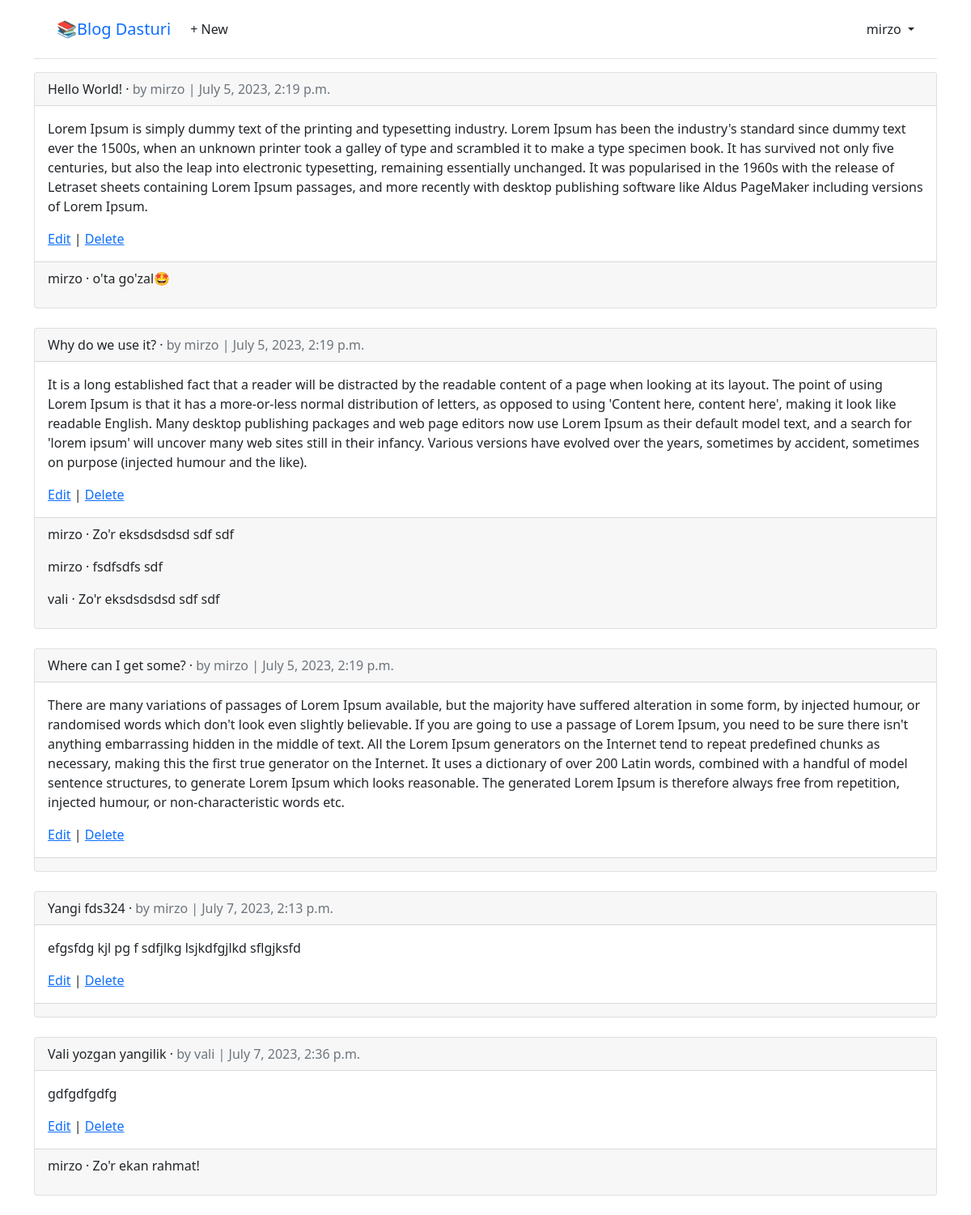
Page /articles/ (signed in) on the committed database.
### accounts/models.py (models this page shows)
class CustomUser(AbstractUser):
    age = models.PositiveIntegerField(null=True, blank=True)

### articles/models.py (models this page shows, shortened)
class Article(models.Model):
    title = models.CharField(max_length=255)
    body = models.TextField()
    date = models.DateTimeField(auto_now_add=True)
    author = models.ForeignKey(
        settings.AUTH_USER_MODEL,
        on_delete=models.CASCADE,
    )

class Comment(models.Model):  # new
    article = models.ForeignKey(Article, on_delete=models.CASCADE)
    comment = models.CharField(max_length=140)
    author = models.ForeignKey(
        settings.AUTH_USER_MODEL,
        on_delete=models.CASCADE,
    )
    def __str__(self):
        return self.comment

### articles/views.py (the view)
# urls.py: path("", ArticleListView.as_view(), name="article_list"),
class ArticleListView(LoginRequiredMixin, ListView):
    model = Article
    template_name = "article_list.html"

### templates/article_list.html (shortened to what this page needs)
{% extends "base.html" %}
{% block content %}
    {% for article in article_list %}
        <div class="card">
            <div class="card-header">
                <span class="font-weight-bold">{{ article.title }}</span> &middot;
                <span class="text-muted">by {{ article.author }} |
                {{ article.date }}</span>
            </div>
            <div class="card-body">
                <p>{{ article.body }}</p>
                <a href="{% url 'article_edit' article.pk %}">Edit</a> |
                <a href="{% url 'article_delete' article.pk %}">Delete</a>
            </div>
            <div class="card-footer">
                {% for comment in article.comment_set.all %}
                    <p>
                        <span class="font-weight-bold">{{ comment.author }} &middot;</span>
                        {{ comment }}
                    </p>
                {% endfor %}
            </div>
        </div>
        <br />
    {% endfor %}
{% endblock content %}

### templates/base.html (shortened to what this page needs)
<!DOCTYPE html>
<html>
<head>
  <link href="https://cdn.jsdelivr.net/npm/bootstrap@5.1.3/dist/css/bootstrap.min.css" rel="stylesheet"
>
</head>
<body>
  <div class="container">
    <header class="p-3 mb-3 border-bottom">
      <div class="container">
        <div class="d-flex flex-wrap align-items-center justify-content-center
          justify-content-lg-start">
          <a class="navbar-brand" href="{% url 'home' %}">📚Blog Dasturi</a>
          <ul class="nav col-12 col-lg-auto me-lg-auto mb-2 justify-content-center
            mb-md-0">
            {% if user.is_authenticated %}
            <li><a href="{% url 'article_new' %}" class="nav-link px-2 link-dark">+ New</a></li>
          </ul>
          <div class="dropdown text-end">
            <a href="#" class="d-block link-dark text-decoration-none dropdown-toggle" id="dropdownUser1"
              data-bs-toggle="dropdown" aria-expanded="false">
              {{ user.username }}
            </a>
          </div>
          {% else %}
          <div class="text-end">
            <a href="{% url 'login' %}" class="btn btn-outline-primary me-2">Log
              In</a>
            <a href="{% url 'signup' %}" class="btn btn-primary">Sign Up</a>
          </div>
          {% endif %}
        </div>
      </div>
    </header>
    <main>
      {% block content %}
      {% endblock content %}
    </main>
  </div>
</body>
</html>

### rows in the picture
CustomUser: username "mirzo"
Article: title "Hello World!", author "mirzo", date "July 5, 2023, 2:19 p.m.", body "Lorem Ipsum is simply dummy text of the printing and typesetting industry. Lorem Ipsum has been the industry's standard since dummy text ever the 1500s, when an unknown printer took a galley of type and scrambled it to make a type specimen book. It has survived not only five centuries, but also the leap into electronic typesetting, remaining essentially unchanged. It was popularised in the 1960s with the release of Letraset sheets containing Lorem Ipsum passages, and more recently with desktop publishing software like Aldus PageMaker including versions of Lorem Ipsum."
Comment: author "mirzo", comment "o'ta go'zal🤩"
Article: title "Why do we use it?", author "mirzo", date "July 5, 2023, 2:19 p.m.", body "It is a long established fact that a reader will be distracted by the readable content of a page when looking at its layout. The point of using Lorem Ipsum is that it has a more-or-less normal distribution of letters, as opposed to using 'Content here, content here', making it look like readable English. Many desktop publishing packages and web page editors now use Lorem Ipsum as their default model text, and a search for 'lorem ipsum' will uncover many web sites still in their infancy. Various versions have evolved over the years, sometimes by accident, sometimes on purpose (injected humour and the like)."
Comment: author "mirzo", comment "Zo'r eksdsdsdsd sdf sdf"
Comment: author "mirzo", comment "fsdfsdfs sdf"
Comment: author "vali", comment "Zo'r eksdsdsdsd sdf sdf"
Article: title "Where can I get some?", author "mirzo", date "July 5, 2023, 2:19 p.m.", body "There are many variations of passages of Lorem Ipsum available, but the majority have suffered alteration in some form, by injected humour, or randomised words which don't look even slightly believable. If you are going to use a passage of Lorem Ipsum, you need to be sure there isn't anything embarrassing hidden in the middle of text. All the Lorem Ipsum generators on the Internet tend to repeat predefined chunks as necessary, making this the first true generator on the Internet. It uses a dictionary of over 200 Latin words, combined with a handful of model sentence structures, to generate Lorem Ipsum which looks reasonable. The generated Lorem Ipsum is therefore always free from…"
Article: title "Yangi fds324", author "mirzo", date "July 7, 2023, 2:13 p.m.", body "efgsfdg kjl pg f sdfjlkg lsjkdfgjlkd sflgjksfd"
Article: title "Vali yozgan yangilik", author "vali", date "July 7, 2023, 2:36 p.m.", body "gdfgdfgdfg"
Comment: author "mirzo", comment "Zo'r ekan rahmat!"
